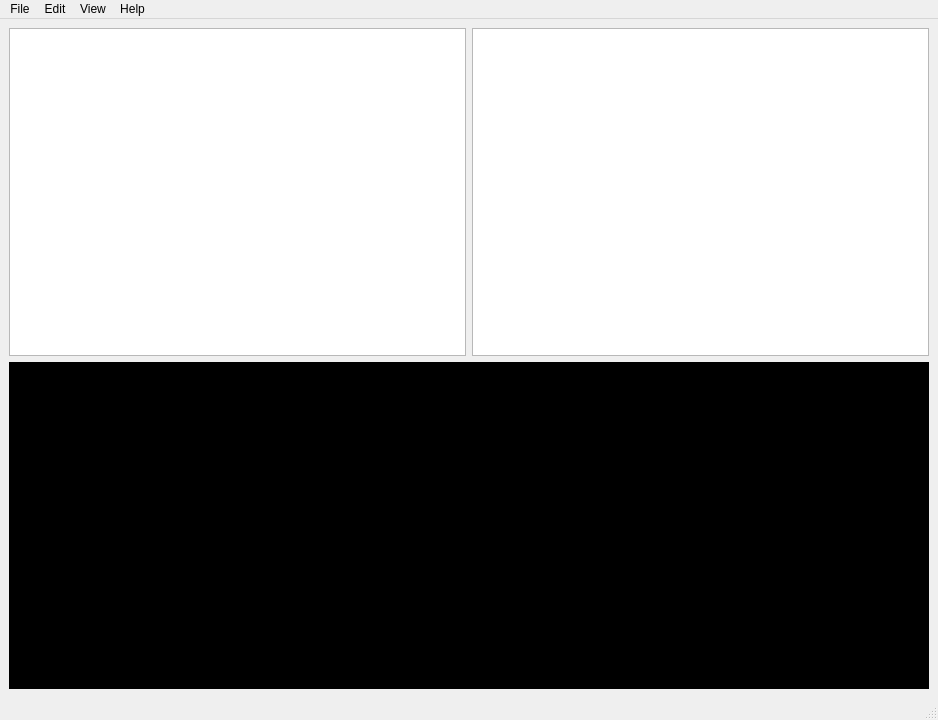
<?xml version="1.0" encoding="UTF-8"?>
<ui version="4.0">
 <class>MainWindow</class>
 <widget class="QMainWindow" name="MainWindow">
  <property name="geometry">
   <rect>
    <x>0</x>
    <y>0</y>
    <width>938</width>
    <height>720</height>
   </rect>
  </property>
  <property name="windowTitle">
   <string>CCS Marked Mask Editor</string>
  </property>
  <widget class="QWidget" name="centralwidget">
   <layout class="QVBoxLayout" name="verticalLayout">
    <item>
     <layout class="QHBoxLayout" name="horizontalLayout">
      <item>
       <widget class="QListWidget" name="listOfObjects"/>
      </item>
      <item>
       <widget class="QListWidget" name="listOfCameras"/>
      </item>
     </layout>
    </item>
    <item>
     <widget class="QGraphicsView" name="graphicsView">
      <property name="styleSheet">
       <string notr="true">background-color: rgb(0, 0, 0);</string>
      </property>
     </widget>
    </item>
   </layout>
  </widget>
  <widget class="QMenuBar" name="menubar">
   <property name="geometry">
    <rect>
     <x>0</x>
     <y>0</y>
     <width>938</width>
     <height>25</height>
    </rect>
   </property>
   <widget class="QMenu" name="menuFile">
    <property name="title">
     <string>File</string>
    </property>
    <addaction name="actionOpen"/>
    <addaction name="actionSave"/>
   </widget>
   <widget class="QMenu" name="menuEdit">
    <property name="title">
     <string>Edit</string>
    </property>
    <addaction name="actionAuto_play"/>
   </widget>
   <widget class="QMenu" name="menuView">
    <property name="title">
     <string>View</string>
    </property>
   </widget>
   <widget class="QMenu" name="menuHelp">
    <property name="title">
     <string>Help</string>
    </property>
   </widget>
   <addaction name="menuFile"/>
   <addaction name="menuEdit"/>
   <addaction name="menuView"/>
   <addaction name="menuHelp"/>
  </widget>
  <widget class="QStatusBar" name="statusbar"/>
  <action name="actionOpen">
   <property name="text">
    <string>Open</string>
   </property>
  </action>
  <action name="actionSave">
   <property name="text">
    <string>Save</string>
   </property>
  </action>
  <action name="actionAuto_play">
   <property name="text">
    <string>Auto play</string>
   </property>
   <property name="shortcut">
    <string>Space</string>
   </property>
  </action>
 </widget>
 <resources/>
 <connections/>
</ui>
